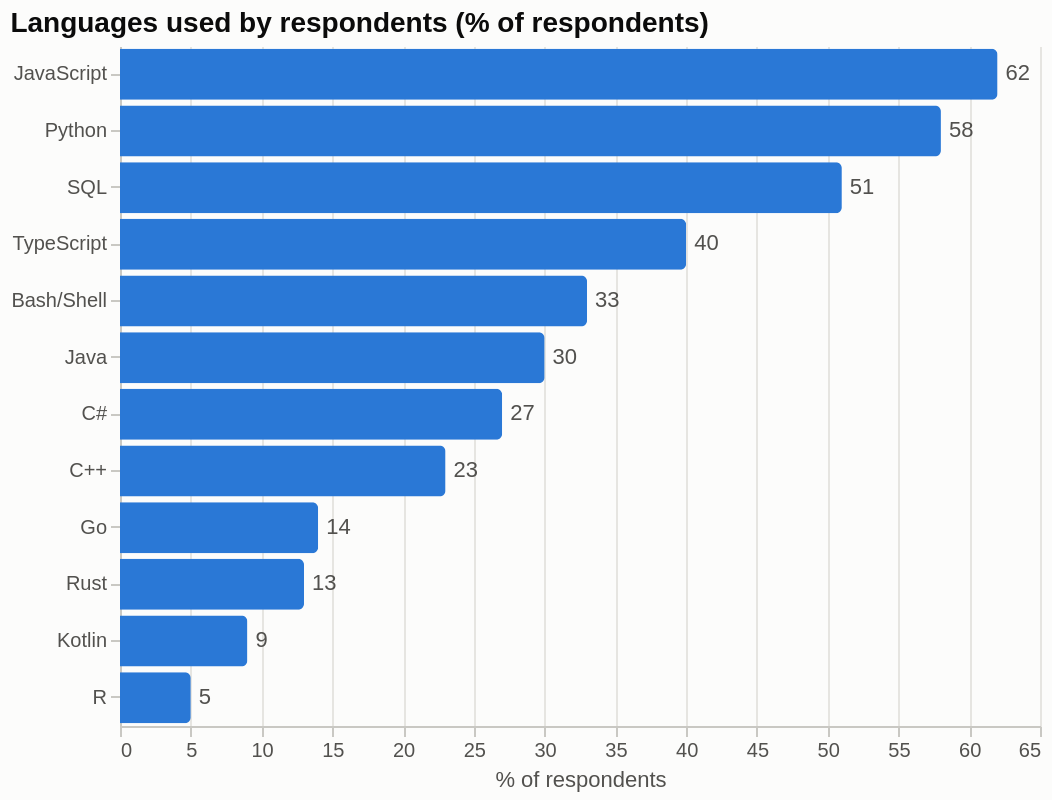

The notebook cell this image was saved under:
### Markdown cell above
### altair

### Code cell
import altair as alt
base = alt.Chart(df).encode(y=alt.Y("language:N", sort="-x", title=None),
                            x=alt.X("pct:Q", title="% of respondents"))
chart = (base.mark_bar(color=PALETTE[0], cornerRadiusEnd=3)
         + base.mark_text(align="left", dx=4, color="#52514e").encode(text=alt.Text("pct:Q", format=".0f"))
         ).properties(title="Languages used by respondents (% of respondents)", width=460, height=340)
chart

### Figure 1 — Vega-Lite specification as saved in the notebook (floating-point values rounded to 4 significant figures)
{"config": {"background": "#fcfcfb", "view": {"stroke": null}, "range": {"category": ["#2a78d6", "#eb6834", "#1baf7a", "#eda100", "#e87ba4", "#008300", "#6250d6", "#e34948"]}, "font": "Helvetica, Arial, sans-serif", "title": {"anchor": "start", "fontSize": 14, "color": "#0b0b0b"}, "axis": {"gridColor": "#e6e5e1", "domainColor": "#c9c8c3", "tickColor": "#c9c8c3", "labelColor": "#52514e", "titleColor": "#52514e", "titleFontWeight": "normal"}, "legend": {"labelColor": "#52514e", "titleColor": "#52514e"}}, "layer": [{"mark": {"type": "bar", "color": "#2a78d6", "cornerRadiusEnd": 3}, "encoding": {"x": {"field": "pct", "title": "% of respondents", "type": "quantitative"}, "y": {"field": "language", "sort": "-x", "title": null, "type": "nominal"}}}, {"mark": {"type": "text", "align": "left", "color": "#52514e", "dx": 4}, "encoding": {"text": {"field": "pct", "format": ".0f", "type": "quantitative"}, "x": {"field": "pct", "title": "% of respondents", "type": "quantitative"}, "y": {"field": "language", "sort": "-x", "title": null, "type": "nominal"}}}], "data": {"name": "data-2ec3de97d6c47e7b567e6957e900f408"}, "height": 340, "title": "Languages used by respondents (% of respondents)", "width": 460, "$schema": "https://vega.github.io/schema/vega-lite/v6.4.1.json", "datasets": {"data-2ec3de97d6c47e7b567e6957e900f408": [{"language": "R", "pct": 5}, {"language": "Kotlin", "pct": 9}, {"language": "Rust", "pct": 13}, {"language": "Go", "pct": 14}, {"language": "C++", "pct": 23}, {"language": "C#", "pct": 27}, {"language": "Java", "pct": 30}, {"language": "Bash/Shell", "pct": 33}, {"language": "TypeScript", "pct": 40}, {"language": "SQL", "pct": 51}, {"language": "Python", "pct": 58}, {"language": "JavaScript", "pct": 62}]}}
